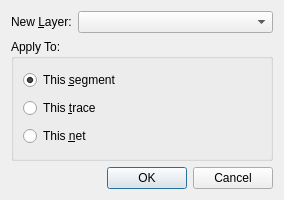
<?xml version="1.0" encoding="UTF-8"?>
<ui version="4.0">
 <class>SegmentLayerDialog</class>
 <widget class="QDialog" name="SegmentLayerDialog">
  <property name="geometry">
   <rect>
    <x>0</x>
    <y>0</y>
    <width>284</width>
    <height>200</height>
   </rect>
  </property>
  <property name="windowTitle">
   <string>Set Layer</string>
  </property>
  <layout class="QVBoxLayout" name="verticalLayout_2">
   <item>
    <layout class="QHBoxLayout" name="horizontalLayout">
     <item>
      <widget class="QLabel" name="label">
       <property name="text">
        <string>New &amp;Layer:</string>
       </property>
       <property name="buddy">
        <cstring>layerBox</cstring>
       </property>
      </widget>
     </item>
     <item>
      <widget class="QComboBox" name="layerBox">
       <property name="sizePolicy">
        <sizepolicy hsizetype="Expanding" vsizetype="Fixed">
         <horstretch>0</horstretch>
         <verstretch>0</verstretch>
        </sizepolicy>
       </property>
      </widget>
     </item>
    </layout>
   </item>
   <item>
    <widget class="QGroupBox" name="groupBox">
     <property name="title">
      <string>Apply To:</string>
     </property>
     <layout class="QVBoxLayout" name="verticalLayout">
      <item>
       <widget class="QRadioButton" name="segButton">
        <property name="text">
         <string>This &amp;segment</string>
        </property>
        <property name="checked">
         <bool>true</bool>
        </property>
       </widget>
      </item>
      <item>
       <widget class="QRadioButton" name="traceButton">
        <property name="text">
         <string>This &amp;trace</string>
        </property>
       </widget>
      </item>
      <item>
       <widget class="QRadioButton" name="netButton">
        <property name="text">
         <string>This &amp;net</string>
        </property>
       </widget>
      </item>
     </layout>
    </widget>
   </item>
   <item>
    <widget class="QDialogButtonBox" name="buttonBox">
     <property name="orientation">
      <enum>Qt::Horizontal</enum>
     </property>
     <property name="standardButtons">
      <set>QDialogButtonBox::Cancel|QDialogButtonBox::Ok</set>
     </property>
    </widget>
   </item>
  </layout>
 </widget>
 <resources/>
 <connections>
  <connection>
   <sender>buttonBox</sender>
   <signal>accepted()</signal>
   <receiver>SegmentLayerDialog</receiver>
   <slot>accept()</slot>
   <hints>
    <hint type="sourcelabel">
     <x>248</x>
     <y>254</y>
    </hint>
    <hint type="destinationlabel">
     <x>157</x>
     <y>274</y>
    </hint>
   </hints>
  </connection>
  <connection>
   <sender>buttonBox</sender>
   <signal>rejected()</signal>
   <receiver>SegmentLayerDialog</receiver>
   <slot>reject()</slot>
   <hints>
    <hint type="sourcelabel">
     <x>316</x>
     <y>260</y>
    </hint>
    <hint type="destinationlabel">
     <x>286</x>
     <y>274</y>
    </hint>
   </hints>
  </connection>
 </connections>
</ui>
